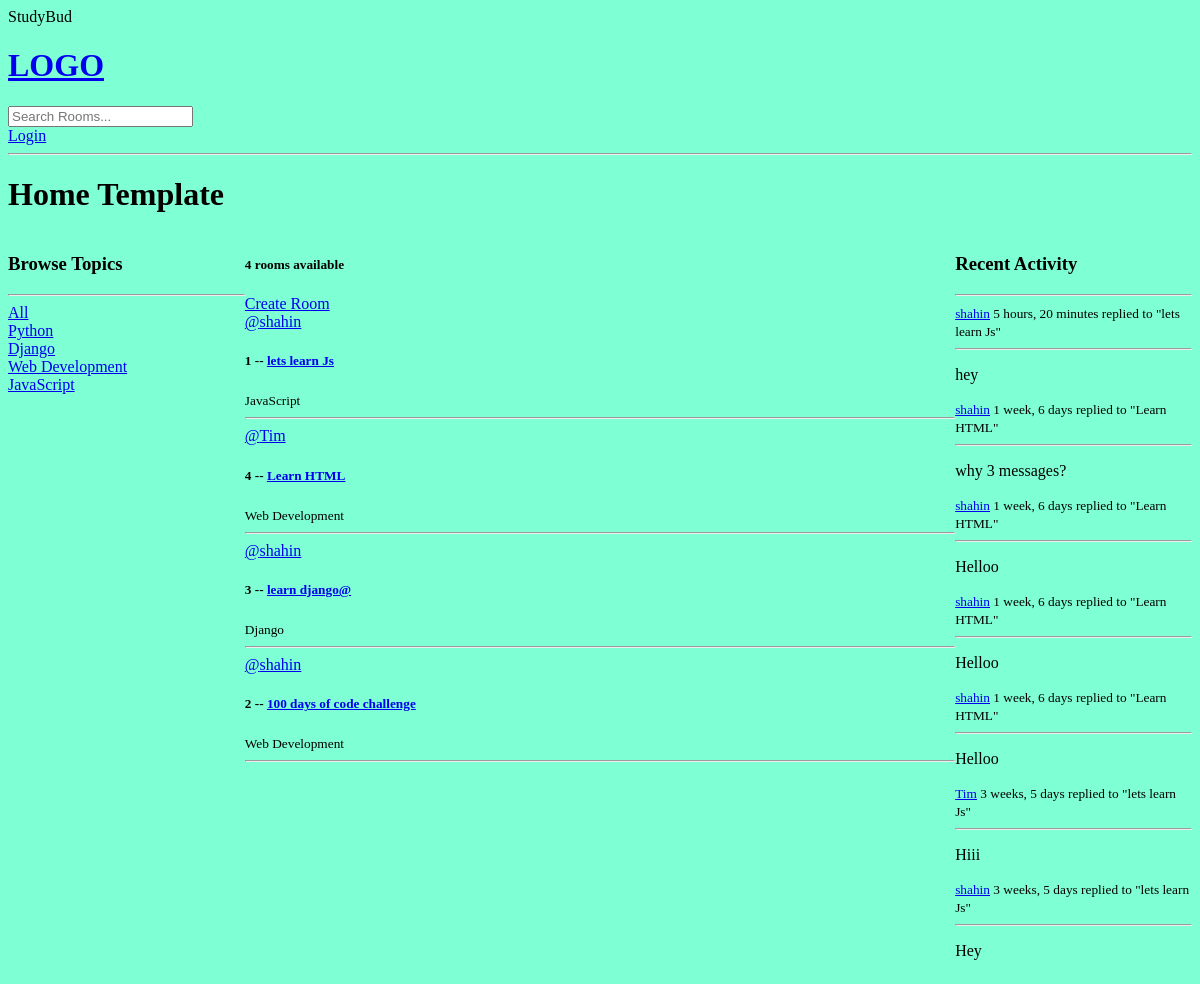
The app's page /, older data.
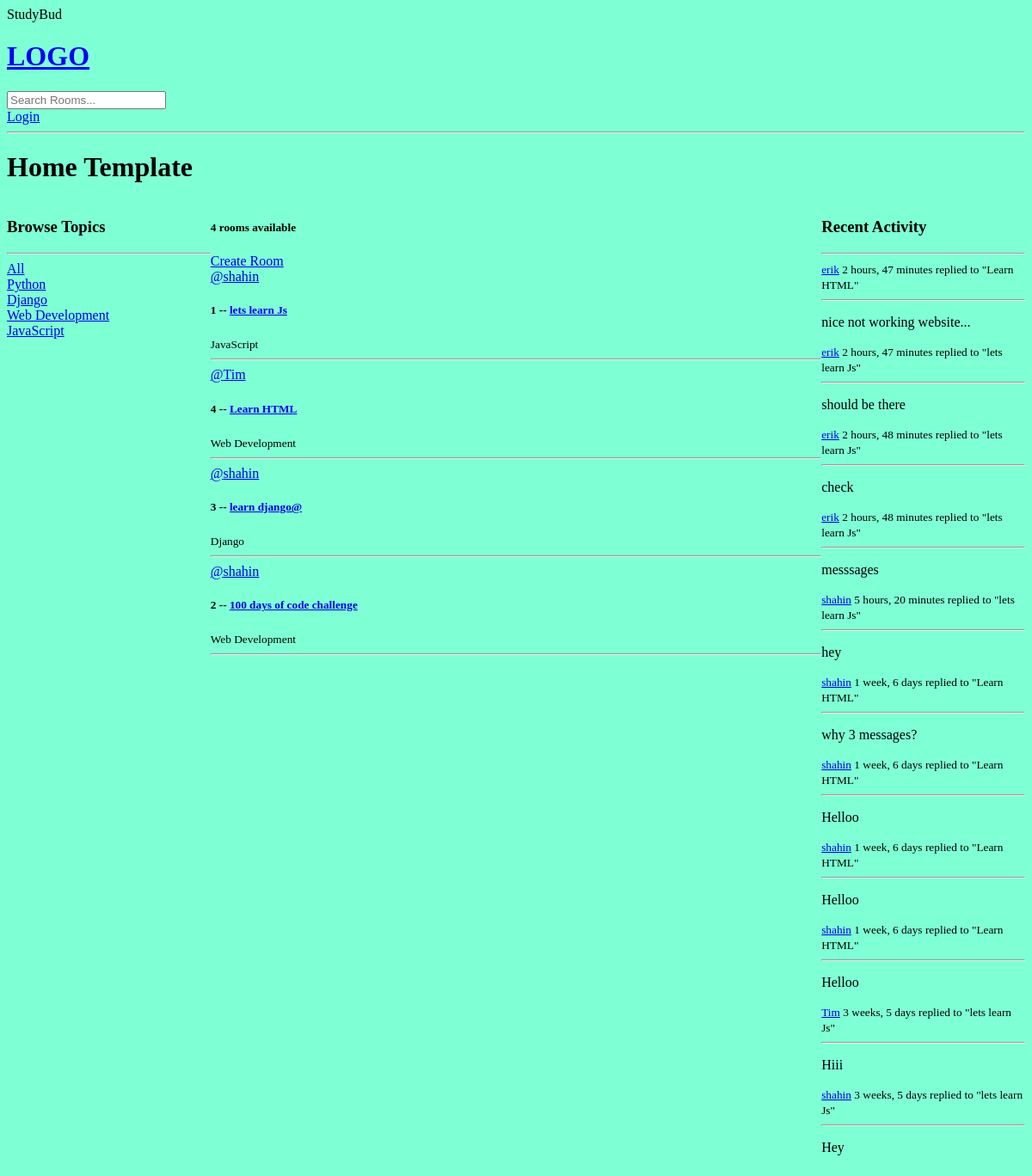
The same page, newer data.
### base/models.py (models this page shows, shortened)
class Topic(models.Model):
    name = models.CharField(max_length = 200)

class Room(models.Model):
    host = models.ForeignKey(User,on_delete = models.SET_NULL, null = True)
    topic = models.ForeignKey(Topic, on_delete = models.SET_NULL, null = True) # when on delete is NULL so null = True should be written
    name = models.CharField(max_length=200) #null= False is default, not allowed Null
    description = models.TextField(null = True, blank = True, max_length = 3000) # allowed Null in column
    participants = models.ManyToManyField(User, related_name='participants', blank = True)
    updated = models.DateTimeField(auto_now = True) #takes every save
    created = models.DateTimeField(auto_now_add = True) #takes when it s created
    class Meta:
        ordering = ['-updated','-created']
    def __str__(self):
        return self.name #in order to see name from db

class Message(models.Model):
    user = models.ForeignKey(User, on_delete = models.CASCADE) #from built in User table
    room = models.ForeignKey(Room, on_delete = models.CASCADE) #models.SET_NULL room deleted-messages will be NULL connected, models.CASCADE room deleted-messages deleted
    body = models.TextField(max_length= 3000)
    updated = models.DateTimeField(auto_now = True) #takes every save
    created = models.DateTimeField(auto_now_add = True) #takes when it s created
    def __str__(self):
        return self.body[0:50]
    class Meta:
        ordering = ['-updated','-created']

### base/views.py (the view)
# urls.py: path('', views.home, name = 'home'),
def home(request):
    q = request.GET.get('q') if request.GET.get('q') != None else ''
    rooms = Room.objects.filter(
        Q(topic__name__icontains = q) |
        Q(name__icontains = q) |
        Q(description__icontains = q)
                                )
    topics= Topic.objects.all()
    room_count = rooms.count()
    room_messages = Message.objects.filter(Q(room__topic__name__icontains=q)).order_by('-updated')
    context = {'rooms':rooms, 'topics':topics, "room_count": room_count,'room_messages':room_messages}
    return render(request, 'base/home.html', context)

### base/templates/base/home.html (shortened to what this page needs)
{% extends 'main.html' %}
{% block content %}
<h1>Home Template</h1>
<div class = "home-container">
    <div>
        <h3>Browse Topics</h3>
        <hr>
        <div>
            <a href = "{% url 'home' %}">All</a>
        </div>
       {%include 'base/topics_component.html'%}
    </div>
<div>
    <h5>{{room_count}} rooms available</h5>
    <a href = '{% url "create-room" %}'>Create Room</a>
    <div>
        {% include 'base/feed_component.html'%}
    </div>
    </div>
        <div>
           {% include 'base/activity_component.html'%}
        </div>
</div>
{% endblock content %}

### base/templates/base/topics_component.html
        {% for topic in topics %}
        <div>
            <a href = "{% url 'home' %}?q={{topic.name}}" >{{topic.name}}</a>
        </div>
    {% endfor %}

### base/templates/base/feed_component.html (shortened to what this page needs)
{% for room in rooms%}
<div>
    <a href = "{% url 'user-profile' room.host.id%}">@{{room.host.username}}</a>
    <h5>{{room.id}} -- <a href = "{% url 'room' room.id %}"> {{room.name}} </a></h5>
    <small>{{room.topic.name}}</small>
    <hr>
</div>
{% endfor %}

### base/templates/base/activity_component.html (shortened to what this page needs)
<h3> Recent Activity </h3>
<hr>
{%for message in room_messages%}
    <div>
        <small>
            <a href=" {%url 'user-profile' message.user.id %}">{{message.user}}</a>
            <a>{{message.created|timesince}}</a>
        </small>
        <small>replied to "{{message.room}}"</small>
        <hr>
        <p>{{message}}</p>
    </div>
{%endfor%}

Row changes from the older to the newer data that the page shows:
added Message: user "erik", created "2 hours, 47 minutes", room "Learn HTML", body "nice not working website..."
added Message: user "erik", created "2 hours, 47 minutes", room "lets learn Js", body "should be there"
added Message: user "erik", created "2 hours, 48 minutes", room "lets learn Js", body "check"
added Message: user "erik", created "2 hours, 48 minutes", room "lets learn Js", body "messsages"
